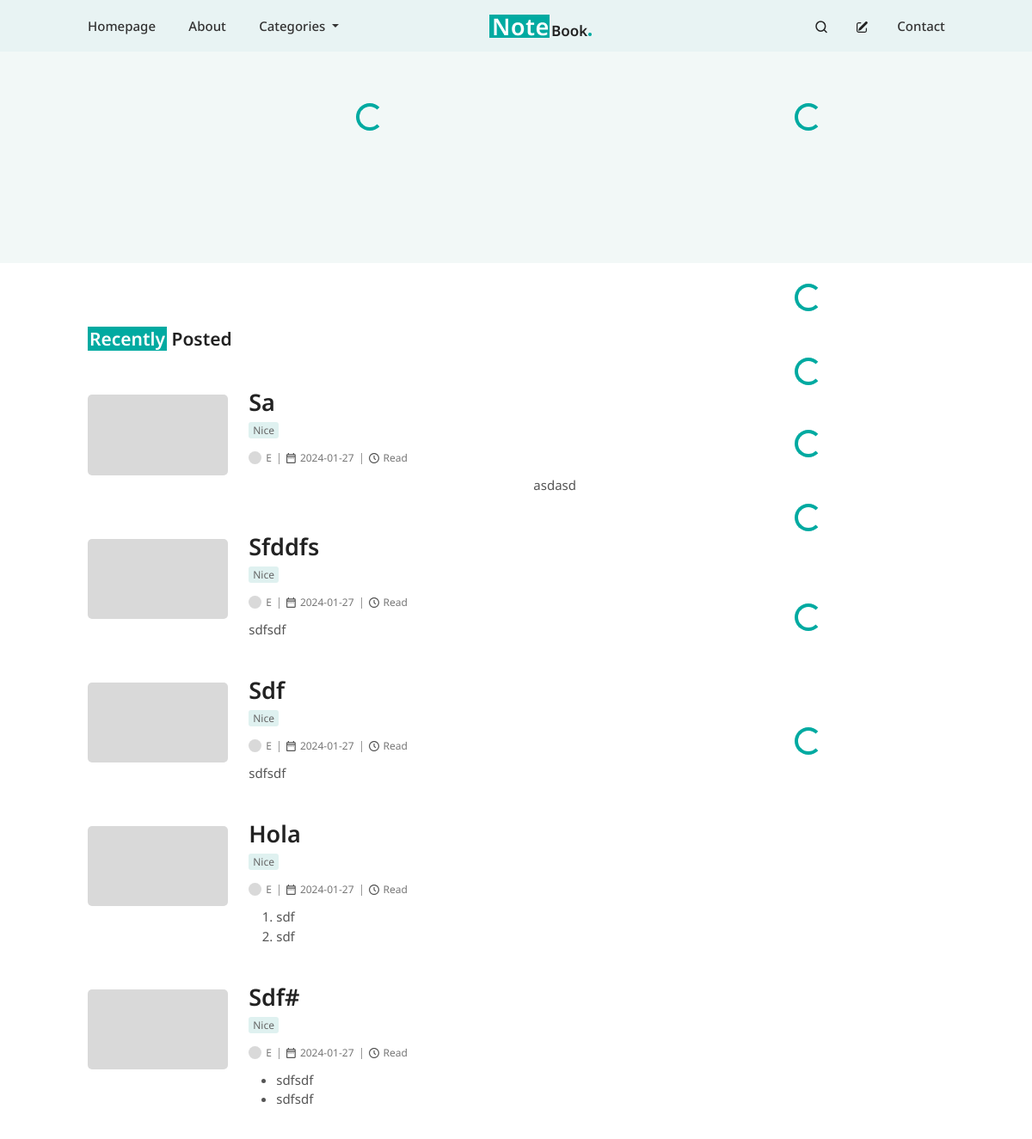
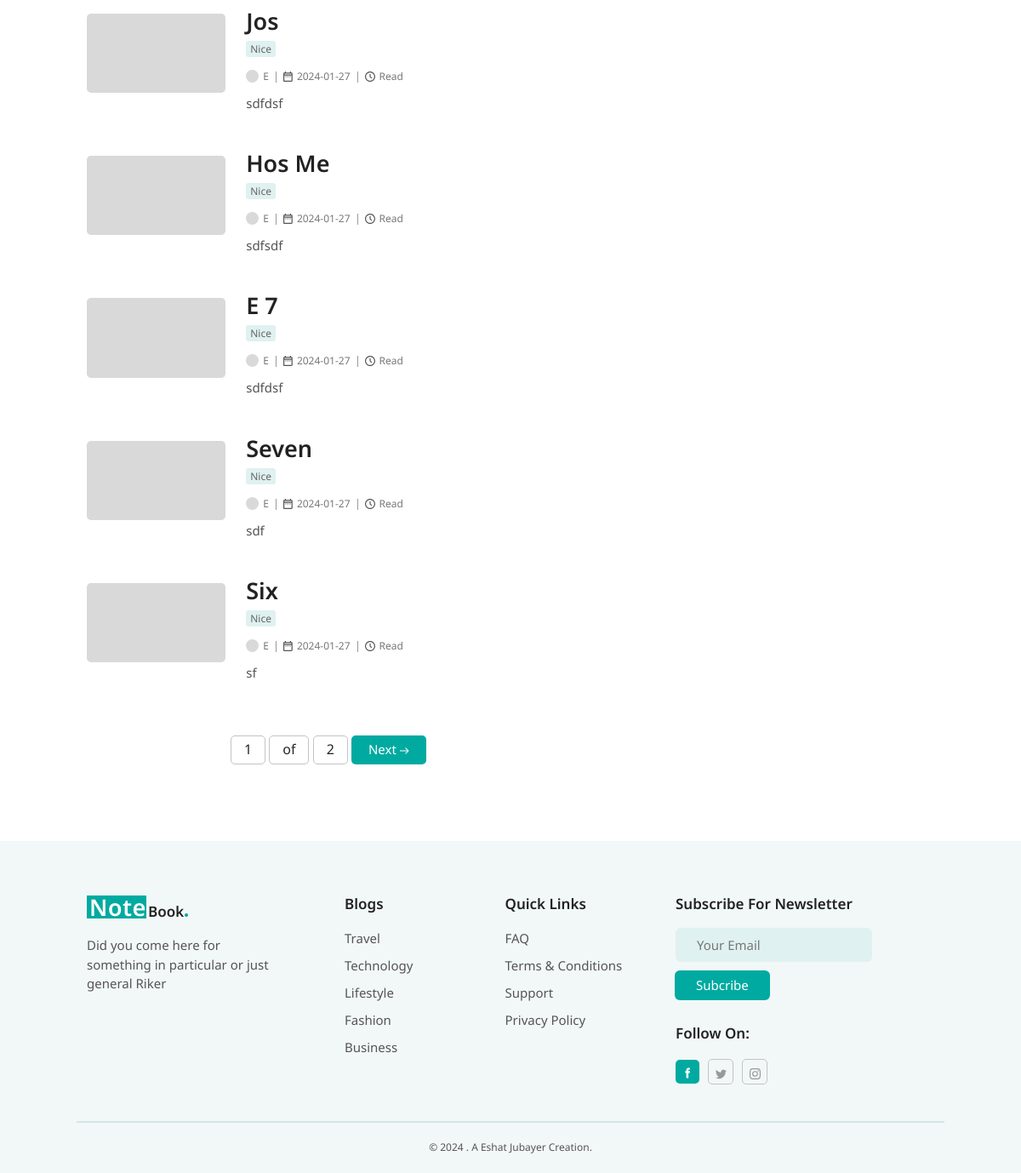
Before: / with the older database file (2 pictures, top to bottom).
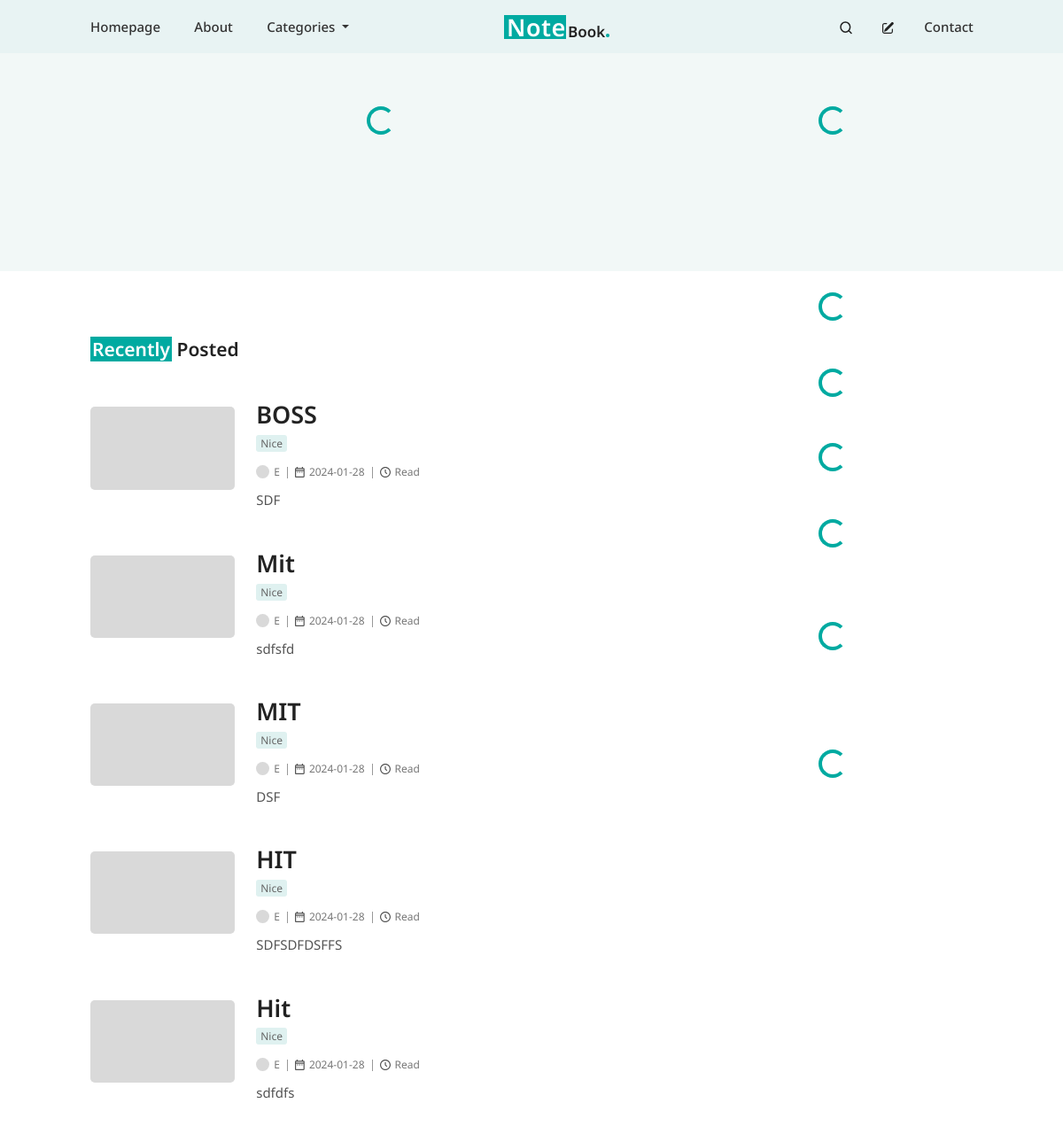
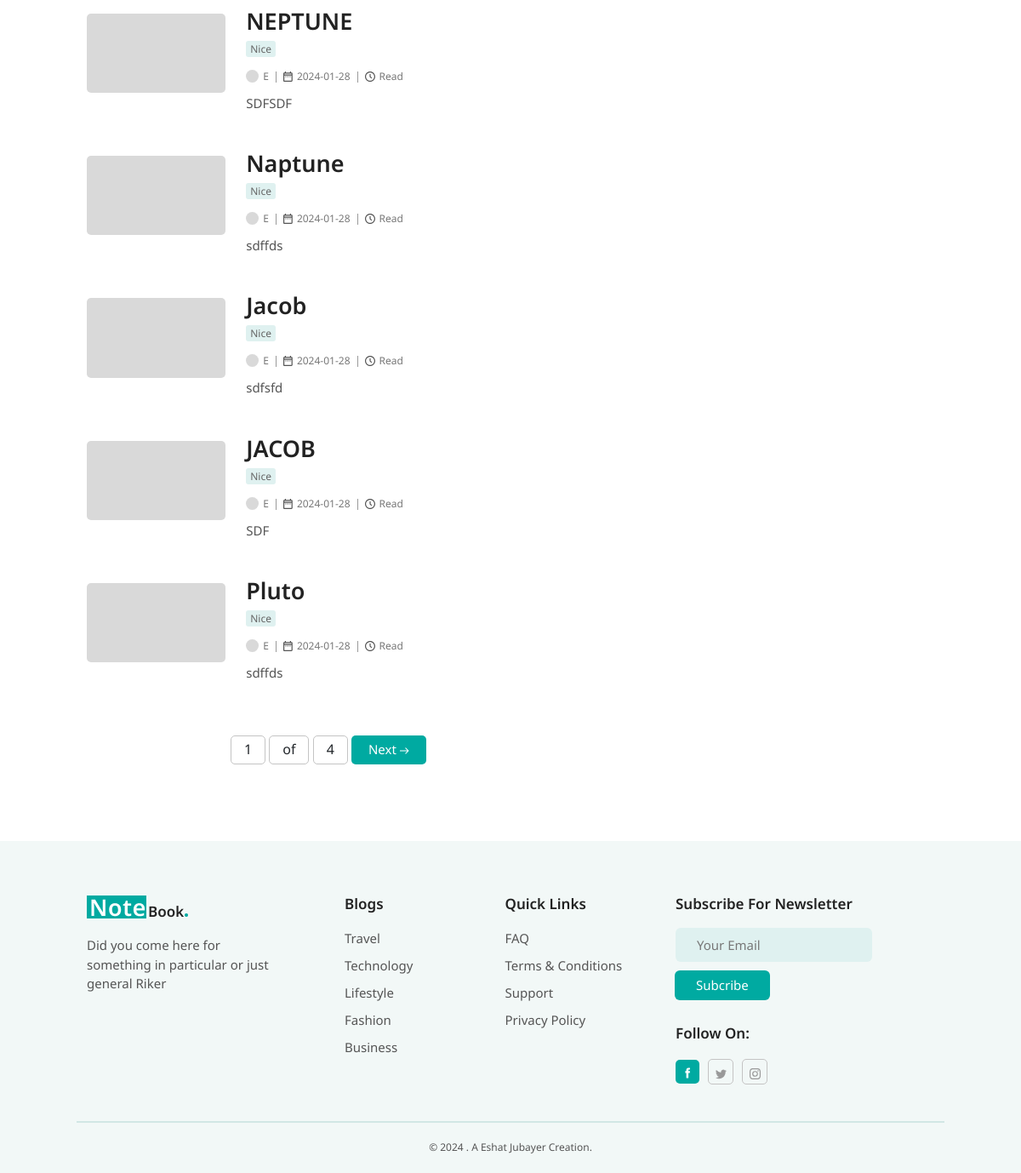
After: the same page with the newer database file (2 pictures, top to bottom).
### post/models.py (models this page shows, shortened)
class BlogPost(models.Model):
    author = models.ForeignKey(User, on_delete=models.CASCADE)
    title = models.CharField(max_length=200, null=False, blank=False)
    content = RichTextField(null=False, blank=False)
    category = models.ForeignKey(Category, on_delete=models.CASCADE,null=True)
    tags = models.ManyToManyField(Tag, blank=True)
    featured_image = models.ImageField(upload_to='featured_images/', default='featured_images/default_image.png', validators=[
                              FileExtensionValidator(['png', 'jpg', 'jpeg', 'gif'])], blank=True, null=True)
    created_at = models.DateTimeField(auto_now_add=True)
    updated_at = models.DateTimeField(auto_now=True)
    is_featured= models.BooleanField(default=False)
    views = models.PositiveIntegerField(default=0)
    banner_after_me=models.BooleanField(default=False)
    slug = models.SlugField(max_length=255, unique=True, blank=True, null=False)
    related_posts= models.ManyToManyField("self", blank=True)
    class Meta:
        ordering = ['-id']
    @property
    def readtime(self):
        result = of_html(self.content)
        return result.text

class Category(models.Model):
    name = models.CharField(max_length=100, unique=True)
    def __str__(self):
        return self.name
    class Meta:
        ordering = ['-id']

### profiles/models.py (models this page shows, shortened)
class Profile(models.Model):
    user = models.OneToOneField(User, on_delete=models.CASCADE)
    avatar = models.ImageField(default='avatars/avatar.png', upload_to='avatars',validators=[
                              FileExtensionValidator(['png', 'jpg', 'jpeg', 'gif'])])
    profession = models.CharField(max_length=50, null=True, blank=True)
    about_me = models.CharField(max_length=300, null=True, blank=True)
    facebook_url = models.URLField(validators=[URLValidator()], blank=True, null=True)
    twitter_url = models.URLField(validators=[URLValidator()], blank=True, null=True)
    instagram_url = models.URLField(validators=[URLValidator()], blank=True, null=True)

### post/views.py (the view)
# urls.py: path('', include('post.urls')),
def post(request):
    queryset = BlogPost.objects.all()
    items_per_page = 10
    paginator = Paginator(queryset, items_per_page)
    page = request.GET.get('page')
    try:
        objects = paginator.page(page)
    except PageNotAnInteger:
        objects = paginator.page(1)
    except EmptyPage:
        objects = paginator.page(paginator.num_pages)
    return render (request, 'post.html', {'objects':  objects,} )

### post/templates/post.html (shortened to what the changed rows need)
{% extends 'base.html' %}
{% load static %}
{% block style %}
<link rel="stylesheet" type='text/css' href={% static 'post.css' %}>
{% endblock style %}
{% block content %}
<div class="sec-section mt-4">
    <div class="container-fluid">
        <div class="row">
            <div style="padding-right:100px" class="col-lg-8 recent-post-first-col">
                <h2 class="recent-post-headline">
                    {% if objects %}
                    <h2 class="recent-post-headline">
                        <span class="recent-post-span">Recently</span> Posted
                    </h2>
                    {% endif %}
                </h2>
                <div class="recent-post-container">
                    {% for obj in objects %}
                    <div style="margin-bottom:35px" class="d-flex recent-post-row">
                        <div style="width:30%" class="me-4">
                            <img style="width: 100%; border-radius: 5px; object-fit: cover;"
                                src="{{obj.featured_image.url}}" alt="image">
                        </div>
                        <div style="width:70%" class="">
                            <h2 class="recent-post-title">{{ obj.title|truncatechars:40 | safe }}</h2>
                            <p style="margin-top:-17px; margin-bottom:20px" class="recent-post-category post-category">
                                <span class="post-category-span">{{obj.category}}</span>
                            </p>
                            <div class='recent-post-details d-flex'>
                                <div class='d-flex pe-2'>
                                    <img class='recent-post-author-image' alt="author-image"
                                        src="{{obj.author.profile.avatar.url}}" />
                                    <span class="post-details-text">
                                        {{ obj.author.username}}
                                </div>
                                <div class='recent-post-date-container d-flex px-2'>
                                    <span class="post-details-text">
                                        {{obj.created_at |date:"Y-m-d"}}
                                    </span>
                                </div>
                                <div class="d-flex px-2 recent-post-time-container">
                                    <span class="post-details-text"> {{obj.readtime}} Read </span>
                                </div>
                            </div>
                            <div class="recent-post-content">
                                {{ obj.content|truncatechars_html:90 | safe }}
                            </div>
                        </div>
                    </div>
                    {% endfor %}
                </div>
                <div class="pagination mb-5 mt-3 d-flex justify-content-center">
                    <span class="step-links">
                        <span class="current">
                            <span class="recent-middle-num">{{ objects.number }}</span>
                            <span class="recent-middle-num"> of</span>
                            <span class="recent-middle-num">{{ objects.paginator.num_pages }}</span>
                        </span>
                    </span>
                </div>
            </div>
                {% include 'sidebar.html' %}
        </div>
    </div>
</div>
{% endblock content %}

Changed rows visible on the page:
no longer on this page (row unchanged): BlogPost: featured_image (placeholder picture), title "Sa", category "Nice", author.profile.avatar (placeholder picture), author.username "E", created_at "2024-01-27", content "asdasd"
no longer on this page (row unchanged): BlogPost: featured_image (placeholder picture), title "Sfddfs", category "Nice", author.profile.avatar (placeholder picture), author.username "E", created_at "2024-01-27", content "sdfsdf"
no longer on this page (row unchanged): BlogPost: featured_image (placeholder picture), title "Sdf", category "Nice", author.profile.avatar (placeholder picture), author.username "E", created_at "2024-01-27", content "sdfsdf"
no longer on this page (row edited): BlogPost: featured_image (placeholder picture), title "Hola", category "Nice", author.profile.avatar (placeholder picture), author.username "E", created_at "2024-01-27", content "sdf sdf"
no longer on this page (row edited): BlogPost: featured_image (placeholder picture), title "Sdf#", category "Nice", author.profile.avatar (placeholder picture), author.username "E", created_at "2024-01-27", content "sdfsdf sdfsdf"
no longer on this page (row unchanged): BlogPost: featured_image (placeholder picture), title "Jos", category "Nice", author.profile.avatar (placeholder picture), author.username "E", created_at "2024-01-27", content "sdfdsf"
no longer on this page (row unchanged): BlogPost: featured_image (placeholder picture), title "Hos Me", category "Nice", author.profile.avatar (placeholder picture), author.username "E", created_at "2024-01-27", content "sdfsdf"
no longer on this page (row unchanged): BlogPost: featured_image (placeholder picture), title "E 7", category "Nice", author.profile.avatar (placeholder picture), author.username "E", created_at "2024-01-27", content "sdfdsf"
no longer on this page (row edited): BlogPost: featured_image (placeholder picture), title "Seven", category "Nice", author.profile.avatar (placeholder picture), author.username "E", created_at "2024-01-27", content "sdf"
no longer on this page (row edited): BlogPost: featured_image (placeholder picture), title "Six", category "Nice", author.profile.avatar (placeholder picture), author.username "E", created_at "2024-01-27", content "sf"
added BlogPost: featured_image (placeholder picture), title "BOSS", category "Nice", author.profile.avatar (placeholder picture), author.username "E", created_at "2024-01-28", content "SDF"
added BlogPost: featured_image (placeholder picture), title "Mit", category "Nice", author.profile.avatar (placeholder picture), author.username "E", created_at "2024-01-28", content "sdfsfd"
added BlogPost: featured_image (placeholder picture), title "MIT", category "Nice", author.profile.avatar (placeholder picture), author.username "E", created_at "2024-01-28", content "DSF"
added BlogPost: featured_image (placeholder picture), title "HIT", category "Nice", author.profile.avatar (placeholder picture), author.username "E", created_at "2024-01-28", content "SDFSDFDSFFS"
added BlogPost: featured_image (placeholder picture), title "Hit", category "Nice", author.profile.avatar (placeholder picture), author.username "E", created_at "2024-01-28", content "sdfdfs"
added BlogPost: featured_image (placeholder picture), title "NEPTUNE", category "Nice", author.profile.avatar (placeholder picture), author.username "E", created_at "2024-01-28", content "SDFSDF"
added BlogPost: featured_image (placeholder picture), title "Naptune", category "Nice", author.profile.avatar (placeholder picture), author.username "E", created_at "2024-01-28", content "sdffds"
added BlogPost: featured_image (placeholder picture), title "Jacob", category "Nice", author.profile.avatar (placeholder picture), author.username "E", created_at "2024-01-28", content "sdfsfd"
added BlogPost: featured_image (placeholder picture), title "JACOB", category "Nice", author.profile.avatar (placeholder picture), author.username "E", created_at "2024-01-28", content "SDF"
added BlogPost: featured_image (placeholder picture), title "Pluto", category "Nice", author.profile.avatar (placeholder picture), author.username "E", created_at "2024-01-28", content "sdffds"
Other visible differences:
{{ objects.paginator.num_pages }}: "2" → "4"
